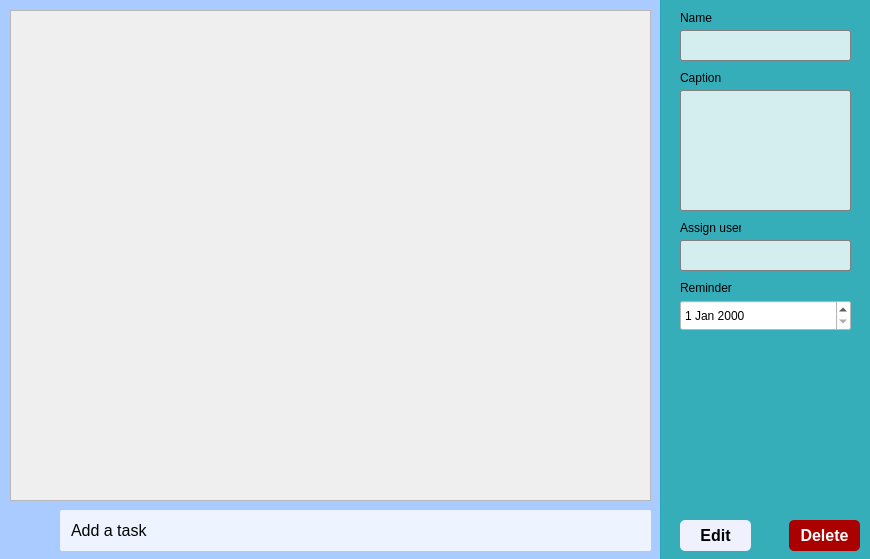
<?xml version="1.0" encoding="UTF-8"?>
<ui version="4.0">
 <class>TaskList</class>
 <widget class="QWidget" name="TaskList">
  <property name="geometry">
   <rect>
    <x>0</x>
    <y>0</y>
    <width>870</width>
    <height>559</height>
   </rect>
  </property>
  <property name="windowTitle">
   <string>Form</string>
  </property>
  <widget class="QScrollArea" name="scrollArea">
   <property name="geometry">
    <rect>
     <x>10</x>
     <y>10</y>
     <width>641</width>
     <height>491</height>
    </rect>
   </property>
   <property name="widgetResizable">
    <bool>true</bool>
   </property>
   <widget class="QWidget" name="scrollAreaWidgetContents">
    <property name="geometry">
     <rect>
      <x>0</x>
      <y>0</y>
      <width>639</width>
      <height>489</height>
     </rect>
    </property>
   </widget>
  </widget>
  <widget class="QPushButton" name="pushButton">
   <property name="geometry">
    <rect>
     <x>10</x>
     <y>510</y>
     <width>41</width>
     <height>41</height>
    </rect>
   </property>
   <property name="styleSheet">
    <string notr="true">QPushButton {
    background-color:rgba(255, 255, 255, 0); /* Sets the background color */
    color: white; /* Sets the text color */
    border-radius: 2px; /* Rounds the corners */
    padding: 9px; /* Adds padding */
    font-size: 14px; /* Sets the font size */
}

QPushButton:hover {
    background-color: rgba(255, 255, 255, 150); /* Changes background color on hover */
}
</string>
   </property>
   <property name="text">
    <string/>
   </property>
   <property name="icon">
    <iconset resource="im.qrc">
     <normaloff>:/images/plus.png</normaloff>:/images/plus.png</iconset>
   </property>
   <property name="iconSize">
    <size>
     <width>27</width>
     <height>27</height>
    </size>
   </property>
  </widget>
  <widget class="QLineEdit" name="lineEdit">
   <property name="geometry">
    <rect>
     <x>60</x>
     <y>510</y>
     <width>591</width>
     <height>41</height>
    </rect>
   </property>
   <property name="styleSheet">
    <string notr="true">QLineEdit {
    background-color:rgba(255, 255, 255, 200); /* Sets the background color */
    color: black; /* Sets the text color */
    border-radius: 2px; /* Rounds the corners */
    padding: 9px; /* Adds padding */
    font-size: 16px; /* Sets the font size */
}

QLineEdit:hover {
    background-color: rgba(255, 255, 255, 255); /* Changes background color on hover */
}
</string>
   </property>
   <property name="text">
    <string>Add a task</string>
   </property>
  </widget>
  <widget class="QLabel" name="back">
   <property name="geometry">
    <rect>
     <x>0</x>
     <y>0</y>
     <width>661</width>
     <height>561</height>
    </rect>
   </property>
   <property name="styleSheet">
    <string notr="true">background-color: rgb(170, 203, 255);</string>
   </property>
   <property name="text">
    <string/>
   </property>
  </widget>
  <widget class="QWidget" name="SelectedTask" native="true">
   <property name="geometry">
    <rect>
     <x>660</x>
     <y>0</y>
     <width>211</width>
     <height>561</height>
    </rect>
   </property>
   <property name="styleSheet">
    <string notr="true">background-color: rgba(2, 156, 170, 200);</string>
   </property>
   <widget class="QPushButton" name="Delete">
    <property name="geometry">
     <rect>
      <x>129</x>
      <y>520</y>
      <width>71</width>
      <height>31</height>
     </rect>
    </property>
    <property name="styleSheet">
     <string notr="true">QPushButton {
    background-color: rgb(170, 0, 0); /* Sets the background color */
    color: white; /* Sets the text color */
   
    border-radius: 5px; /* Rounds the corners */
    padding: 2px; /* Adds padding */
    font-size: 16px; /* Sets the font size */
    font-weight: bold; /* Sets the font weight */
}

QPushButton:hover {
    background-color: #45a049; /* Changes background color on hover */
    border-color: #45a049; /* Changes border color on hover */
}

QPushButton:pressed {
    background-color: #3e8e41; /* Changes background color when pressed */
    border-color: #3e8e41; /* Changes border color when pressed */
}
</string>
    </property>
    <property name="text">
     <string>Delete</string>
    </property>
   </widget>
   <widget class="QLabel" name="label_9">
    <property name="geometry">
     <rect>
      <x>20</x>
      <y>280</y>
      <width>61</width>
      <height>16</height>
     </rect>
    </property>
    <property name="styleSheet">
     <string notr="true">background-color: rgba(255, 255, 255, 0);</string>
    </property>
    <property name="text">
     <string>Reminder</string>
    </property>
   </widget>
   <widget class="QLabel" name="label_8">
    <property name="geometry">
     <rect>
      <x>20</x>
      <y>10</y>
      <width>61</width>
      <height>16</height>
     </rect>
    </property>
    <property name="styleSheet">
     <string notr="true">background-color: rgba(255, 255, 255, 0);</string>
    </property>
    <property name="text">
     <string>Name</string>
    </property>
   </widget>
   <widget class="QDateEdit" name="dateEdit">
    <property name="geometry">
     <rect>
      <x>20</x>
      <y>300</y>
      <width>171</width>
      <height>31</height>
     </rect>
    </property>
    <property name="styleSheet">
     <string notr="true">QDateEdit {
    background-color: white; /* Sets the background color */
    
}


</string>
    </property>
   </widget>
   <widget class="QPushButton" name="Edit">
    <property name="geometry">
     <rect>
      <x>20</x>
      <y>520</y>
      <width>71</width>
      <height>31</height>
     </rect>
    </property>
    <property name="styleSheet">
     <string notr="true">QPushButton {
    background-color: rgb(239, 241, 255); /* Sets the background color */
    color: blsck; /* Sets the text color */
    border-radius: 5px; /* Rounds the corners */
    padding: 2px; /* Adds padding */
    font-size: 16px; /* Sets the font size */
    font-weight: bold; /* Sets the font weight */
}

QPushButton:hover {
    background-color: #45a049; /* Changes background color on hover */
    border-color: #45a049; /* Changes border color on hover */
}

QPushButton:pressed {
    background-color: #3e8e41; /* Changes background color when pressed */
    border-color: #3e8e41; /* Changes border color when pressed */
}
</string>
    </property>
    <property name="text">
     <string>Edit</string>
    </property>
   </widget>
   <widget class="QLineEdit" name="nameLineEdit">
    <property name="geometry">
     <rect>
      <x>20</x>
      <y>30</y>
      <width>171</width>
      <height>31</height>
     </rect>
    </property>
    <property name="styleSheet">
     <string notr="true">QLineEdit {
    background-color: rgba(255, 255, 255, 200); /* Sets the background color */
    color: black; /* Sets the text color */
    border-radius: 2px; /* Rounds the corners */
    padding: 8px; /* Adds padding */
    font-size: 14px; /* Sets the font size */
    border: 1px solid gray; /* Sets a solid border */
}

QLineEdit:hover {
    background-color: rgba(255, 255, 255, 255); /* Changes background color on hover */
    border-color: #0078d4; /* Changes border color on hover */
}

QLineEdit:focus {
    border-color: #0078d4; /* Sets border color when widget is focused */
    background-color: rgba(255, 255, 255, 255); /* Sets background color when widget is focused */
}
</string>
    </property>
   </widget>
   <widget class="QLabel" name="label_6">
    <property name="geometry">
     <rect>
      <x>20</x>
      <y>220</y>
      <width>61</width>
      <height>16</height>
     </rect>
    </property>
    <property name="styleSheet">
     <string notr="true">background-color: rgba(255, 255, 255, 0);</string>
    </property>
    <property name="text">
     <string>Assign user</string>
    </property>
   </widget>
   <widget class="QLineEdit" name="assignUser">
    <property name="geometry">
     <rect>
      <x>20</x>
      <y>240</y>
      <width>171</width>
      <height>31</height>
     </rect>
    </property>
    <property name="styleSheet">
     <string notr="true">QLineEdit {
    background-color: rgba(255, 255, 255, 200); /* Sets the background color */
    color: black; /* Sets the text color */
    border-radius: 2px; /* Rounds the corners */
    padding: 8px; /* Adds padding */
    font-size: 14px; /* Sets the font size */
    border: 1px solid gray; /* Sets a solid border */
}

QLineEdit:hover {
    background-color: rgba(255, 255, 255, 255); /* Changes background color on hover */
    border-color: #0078d4; /* Changes border color on hover */
}

QLineEdit:focus {
    border-color: #0078d4; /* Sets border color when widget is focused */
    background-color: rgba(255, 255, 255, 255); /* Sets background color when widget is focused */
}
</string>
    </property>
   </widget>
   <widget class="QLabel" name="label_7">
    <property name="geometry">
     <rect>
      <x>20</x>
      <y>70</y>
      <width>61</width>
      <height>16</height>
     </rect>
    </property>
    <property name="styleSheet">
     <string notr="true">background-color: rgba(255, 255, 255, 0);</string>
    </property>
    <property name="text">
     <string>Caption</string>
    </property>
   </widget>
   <widget class="QLineEdit" name="caption">
    <property name="geometry">
     <rect>
      <x>20</x>
      <y>90</y>
      <width>171</width>
      <height>121</height>
     </rect>
    </property>
    <property name="styleSheet">
     <string notr="true">QLineEdit {
    background-color: rgba(255, 255, 255, 200); /* Sets the background color */
    color: black; /* Sets the text color */
    border-radius: 2px; /* Rounds the corners */
    padding: 8px; /* Adds padding */
    font-size: 14px; /* Sets the font size */
    border: 1px solid gray; /* Sets a solid border */
}

QLineEdit:hover {
    background-color: rgba(255, 255, 255, 255); /* Changes background color on hover */
    border-color: #0078d4; /* Changes border color on hover */
}

QLineEdit:focus {
    border-color: #0078d4; /* Sets border color when widget is focused */
    background-color: rgba(255, 255, 255, 255); /* Sets background color when widget is focused */
}
</string>
    </property>
   </widget>
  </widget>
  <zorder>back</zorder>
  <zorder>scrollArea</zorder>
  <zorder>pushButton</zorder>
  <zorder>lineEdit</zorder>
  <zorder>SelectedTask</zorder>
 </widget>
 <resources>
  <include location="im.qrc"/>
 </resources>
 <connections/>
</ui>
